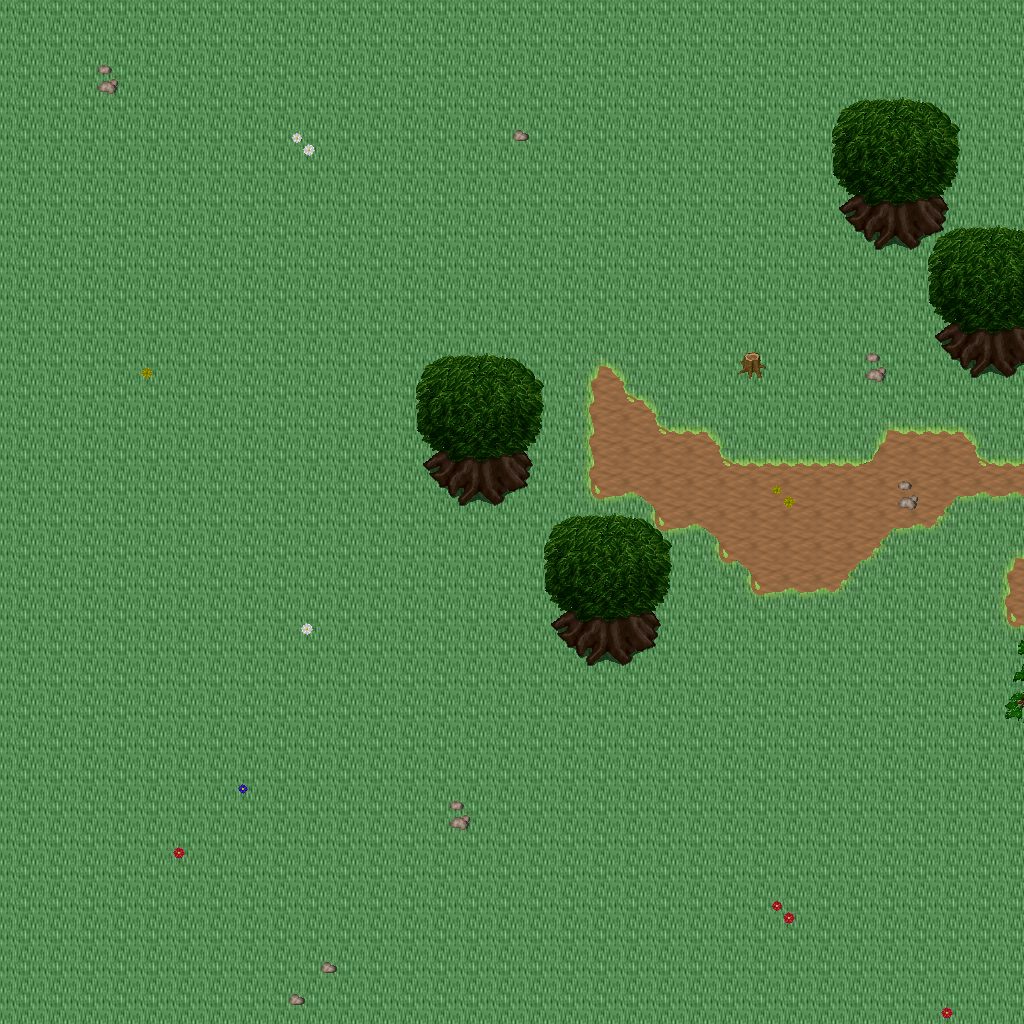

Rendered tile map (Tiled .tmx) drawn with the repository's tilesets; below, a short description and the map source with its tile grids summarised:
An orthogonal 32x32 tile map with 32x32 px tiles, 5 tile layers (Ground, Objects, Objects2, Above, ...), 1 hidden layer not drawn, 25 tilesets.

<map version="1.10" tiledversion="1.11.0" orientation="orthogonal" renderorder="right-down" width="32" height="32" tilewidth="32" tileheight="32" infinite="0" nextlayerid="11" nextobjectid="1">
 <tileset firstgid="1" name="logic_collision" tilewidth="32" tileheight="32" tilecount="1" columns="1">
  <image source="../drawable/logic_collision.png" width="32" height="32" />
 </tileset>
 <tileset firstgid="2" name="ground_ridge_earth_pale" tilewidth="32" tileheight="32" tilecount="96" columns="12">
  <image source="../drawable/ground_ridge_earth_pale.png" width="384" height="256" />
 </tileset>
 <tileset firstgid="98" name="ground_ridge_earth_dark" tilewidth="32" tileheight="32" tilecount="96" columns="12">
  <image source="../drawable/ground_ridge_earth_dark.png" width="384" height="256" />
 </tileset>
 <tileset firstgid="194" name="ground_ground" tilewidth="32" tileheight="32" tilecount="33" columns="3">
  <image source="../drawable/ground_ground.png" width="96" height="352" />
 </tileset>
 <tileset firstgid="227" name="plant_stump_small_stump" tilewidth="32" tileheight="32" tilecount="4" columns="2">
  <image source="../drawable/plant_stump_small_stump.png" width="64" height="64" />
 </tileset>
 <tileset firstgid="231" name="plant_tree_fall_trees" tilewidth="32" tileheight="32" tilecount="40" columns="8">
  <image source="../drawable/plant_tree_fall_trees.png" width="256" height="160" />
 </tileset>
 <tileset firstgid="271" name="plant_tree_pine_tree" tilewidth="32" tileheight="32" tilecount="20" columns="4">
  <image source="../drawable/plant_tree_pine_tree.png" width="128" height="160" />
 </tileset>
 <tileset firstgid="291" name="plant_tree_tree_darkgreen" tilewidth="32" tileheight="32" tilecount="88" columns="8">
  <image source="../drawable/plant_tree_tree_darkgreen.png" width="256" height="352" />
 </tileset>
 <tileset firstgid="379" name="plant_leaves" tilewidth="32" tileheight="32" tilecount="8" columns="4">
  <image source="../drawable/plant_leaves.png" width="128" height="64" />
 </tileset>
 <tileset firstgid="387" name="plant_flower_daisy_blue" tilewidth="32" tileheight="32" tilecount="8" columns="2">
  <image source="../drawable/plant_flower_daisy_blue.png" width="64" height="128" />
 </tileset>
 <tileset firstgid="395" name="plant_flower_daisy_red" tilewidth="32" tileheight="32" tilecount="8" columns="2">
  <image source="../drawable/plant_flower_daisy_red.png" width="64" height="128" />
 </tileset>
 <tileset firstgid="403" name="plant_flower_daisy_white" tilewidth="32" tileheight="32" tilecount="8" columns="2">
  <image source="../drawable/plant_flower_daisy_white.png" width="64" height="128" />
 </tileset>
 <tileset firstgid="411" name="plant_flower_daisy_yellow" tilewidth="32" tileheight="32" tilecount="8" columns="2">
  <image source="../drawable/plant_flower_daisy_yellow.png" width="64" height="128" />
 </tileset>
 <tileset firstgid="419" name="ground_grass_corners" tilewidth="32" tileheight="32" tilecount="24" columns="6">
  <image source="../drawable/ground_grass_corners.png" width="192" height="128" />
 </tileset>
 <tileset firstgid="443" name="ground_grass_edges" tilewidth="32" tileheight="32" tilecount="36" columns="12">
  <image source="../drawable/ground_grass_edges.png" width="384" height="96" />
 </tileset>
 <tileset firstgid="479" name="ground_rock_pebbles" tilewidth="32" tileheight="32" tilecount="3" columns="1">
  <image source="../drawable/ground_rock_pebbles.png" width="32" height="96" />
 </tileset>
 <tileset firstgid="482" name="logic_portal" tilewidth="32" tileheight="32" tilecount="24" columns="8">
  <image source="../drawable/logic_portal.png" width="256" height="96" />
 </tileset>
 <tileset firstgid="506" name="logic_creature_ent" tilewidth="32" tileheight="32" tilecount="4" columns="4">
  <image source="../drawable/logic_creature_ent.png" width="128" height="32" />
 </tileset>
 <tileset firstgid="510" name="logic_creature_animal" tilewidth="32" tileheight="32" tilecount="32" columns="8">
  <image source="../drawable/logic_creature_animal.png" width="256" height="128" />
 </tileset>
 <tileset firstgid="542" name="logic_creature_human_evil" tilewidth="32" tileheight="32" tilecount="16" columns="8">
  <image source="../drawable/logic_creature_human_evil.png" width="256" height="64" />
 </tileset>
 <tileset firstgid="558" name="terrain_grassland" tilewidth="32" tileheight="32" tilecount="88" columns="8">
  <image source="../drawable/terrain_grassland.png" width="256" height="352" />
 </tileset>
 <tileset firstgid="646" name="terrain_cave_opening" tilewidth="32" tileheight="32" tilecount="12" columns="3">
  <image source="../drawable/terrain_cave_opening.png" width="96" height="128" />
 </tileset>
 <tileset firstgid="658" name="ground_ladder_vertical_dark" tilewidth="32" tileheight="32" tilecount="3" columns="3">
  <image source="../drawable/ground_ladder_vertical_dark.png" width="96" height="32" />
 </tileset>
 <tileset firstgid="661" name="plant_flower_flowers_mixed" tilewidth="32" tileheight="32" tilecount="16" columns="4">
  <image source="../drawable/plant_flower_flowers_mixed.png" width="128" height="128" />
 </tileset>
 <tileset firstgid="677" name="logic_creature_reptile" tilewidth="32" tileheight="32" tilecount="7" columns="7">
  <image source="../drawable/logic_creature_reptile.png" width="224" height="32" />
 </tileset>
 <layer id="1" name="Ground" width="32" height="32">
  <data>[1024 cells, 1024 non-empty, 2 distinct tile ids]</data>
 </layer>
 <layer id="2" name="Objects" width="32" height="32">
  <data>[1024 cells, 83 non-empty, 26 distinct tile ids]</data>
 </layer>
 <layer id="3" name="Objects2" width="32" height="32">
  <data>[1024 cells, 8 non-empty, 3 distinct tile ids]</data>
 </layer>
 <layer id="4" name="Above" width="32" height="32">
  <data>[1024 cells, 49 non-empty, 16 distinct tile ids]</data>
 </layer>
 <layer id="5" name="Above2" width="32" height="32">
  <data>[1024 cells, 0 non-empty, 0 distinct tile ids]</data>
 </layer>
 <layer id="6" name="Walkable" width="32" height="32" visible="0">
  <data>[1024 cells, 24 non-empty, 1 distinct tile ids]</data>
 </layer>
 <objectgroup id="7" name="Mapevents" />
 <objectgroup id="8" name="Spawn" />
 <objectgroup id="9" name="Keys" />
 <objectgroup id="10" name="Replace" />
</map>
